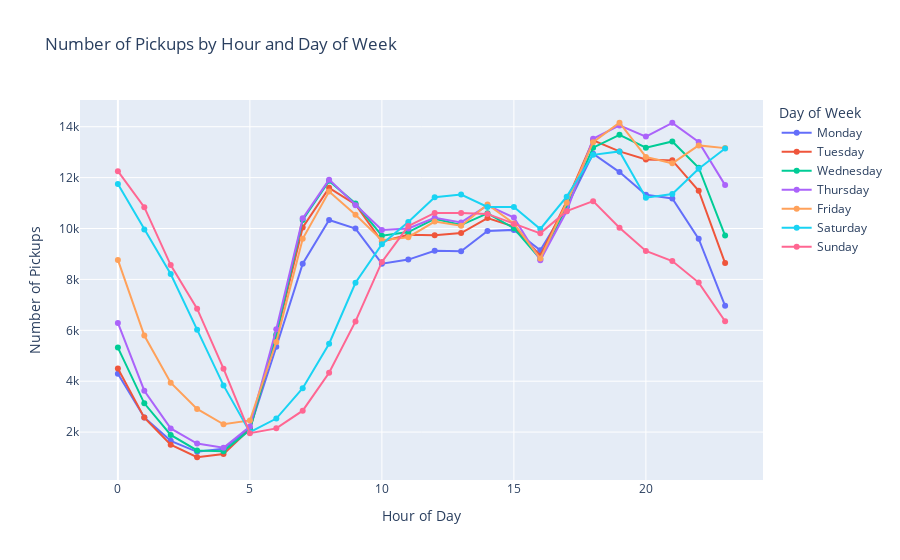

Write notebook code for a chart like this one.
### Code cell
pickup_counts = df_train.groupby(['weekday', 'hour']).size().reset_index(name='pickup_count')

# Преобразование дня недели в название дня для лучшей читаемости
pickup_counts['weekday'] = pickup_counts['weekday'].map({
    0: 'Monday', 1: 'Tuesday', 2: 'Wednesday', 3: 'Thursday', 
    4: 'Friday', 5: 'Saturday', 6: 'Sunday'
})

# Создание интерактивного графика с использованием Plotly
fig = px.line(pickup_counts, x='hour', y='pickup_count', color='weekday', markers=True,
              labels={'pickup_count': 'Number of Pickups', 'hour': 'Hour of Day'},
              title='Number of Pickups by Hour and Day of Week')

fig.update_layout(legend_title_text='Day of Week')
fig.show()

### Figure 1 — Plotly figure (JSON) as saved in the notebook; plotly's stock layout.template omitted (floating-point values rounded to 4 significant figures)
{"data": [{"hovertemplate": "weekday=Monday<br>Hour of Day=%{x}<br>Number of Pickups=%{y}<extra></extra>", "legendgroup": "Monday", "line": {"color": "#636efa", "dash": "solid"}, "marker": {"symbol": "circle"}, "mode": "lines+markers", "name": "Monday", "orientation": "v", "showlegend": true, "type": "scatter", "x": [0, 1, 2, 3, 4, 5, 6, 7, 8, 9, 10, 11, 12, 13, 14, 15, 16, 17, 18, 19, 20, 21, 22, 23], "xaxis": "x", "y": [4295, 2576, 1657, 1224, 1349, 2145, 5354, 8615, 10332, 9996, 8619, 8779, 9123, 9102, 9902, 9946, 9142, 10844, 12942, 12218, 11325, 11182, 9594, 6961], "yaxis": "y"}, {"hovertemplate": "weekday=Tuesday<br>Hour of Day=%{x}<br>Number of Pickups=%{y}<extra></extra>", "legendgroup": "Tuesday", "line": {"color": "#EF553B", "dash": "solid"}, "marker": {"symbol": "circle"}, "mode": "lines+markers", "name": "Tuesday", "orientation": "v", "showlegend": true, "type": "scatter", "x": [0, 1, 2, 3, 4, 5, 6, 7, 8, 9, 10, 11, 12, 13, 14, 15, 16, 17, 18, 19, 20, 21, 22, 23], "xaxis": "x", "y": [4498, 2569, 1503, 1011, 1139, 2123, 5776, 10044, 11597, 10944, 9486, 9750, 9731, 9819, 10410, 10078, 8928, 11071, 13465, 13030, 12713, 12678, 11483, 8643], "yaxis": "y"}, {"hovertemplate": "weekday=Wednesday<br>Hour of Day=%{x}<br>Number of Pickups=%{y}<extra></extra>", "legendgroup": "Wednesday", "line": {"color": "#00cc96", "dash": "solid"}, "marker": {"symbol": "circle"}, "mode": "lines+markers", "name": "Wednesday", "orientation": "v", "showlegend": true, "type": "scatter", "x": [0, 1, 2, 3, 4, 5, 6, 7, 8, 9, 10, 11, 12, 13, 14, 15, 16, 17, 18, 19, 20, 21, 22, 23], "xaxis": "x", "y": [5321, 3130, 1886, 1277, 1251, 2085, 5830, 10332, 11872, 10982, 9720, 9861, 10382, 10136, 10597, 10010, 8800, 10855, 13176, 13684, 13174, 13421, 12388, 9724], "yaxis": "y"}, {"hovertemplate": "weekday=Thursday<br>Hour of Day=%{x}<br>Number of Pickups=%{y}<extra></extra>", "legendgroup": "Thursday", "line": {"color": "#ab63fa", "dash": "solid"}, "marker": {"symbol": "circle"}, "mode": "lines+markers", "name": "Thursday", "orientation": "v", "showlegend": true, "type": "scatter", "x": [0, 1, 2, 3, 4, 5, 6, 7, 8, 9, 10, 11, 12, 13, 14, 15, 16, 17, 18, 19, 20, 21, 22, 23], "xaxis": "x", "y": [6288, 3625, 2144, 1550, 1385, 2218, 6043, 10400, 11920, 10911, 9939, 9999, 10422, 10240, 10908, 10428, 8752, 10676, 13525, 14051, 13612, 14152, 13397, 11705], "yaxis": "y"}, {"hovertemplate": "weekday=Friday<br>Hour of Day=%{x}<br>Number of Pickups=%{y}<extra></extra>", "legendgroup": "Friday", "line": {"color": "#FFA15A", "dash": "solid"}, "marker": {"symbol": "circle"}, "mode": "lines+markers", "name": "Friday", "orientation": "v", "showlegend": true, "type": "scatter", "x": [0, 1, 2, 3, 4, 5, 6, 7, 8, 9, 10, 11, 12, 13, 14, 15, 16, 17, 18, 19, 20, 21, 22, 23], "xaxis": "x", "y": [8765, 5794, 3943, 2909, 2307, 2457, 5540, 9593, 11456, 10539, 9537, 9659, 10272, 10110, 10944, 10198, 8817, 11017, 13393, 14156, 12813, 12562, 13266, 13159], "yaxis": "y"}, {"hovertemplate": "weekday=Saturday<br>Hour of Day=%{x}<br>Number of Pickups=%{y}<extra></extra>", "legendgroup": "Saturday", "line": {"color": "#19d3f3", "dash": "solid"}, "marker": {"symbol": "circle"}, "mode": "lines+markers", "name": "Saturday", "orientation": "v", "showlegend": true, "type": "scatter", "x": [0, 1, 2, 3, 4, 5, 6, 7, 8, 9, 10, 11, 12, 13, 14, 15, 16, 17, 18, 19, 20, 21, 22, 23], "xaxis": "x", "y": [11751, 9964, 8213, 6026, 3834, 1993, 2532, 3723, 5472, 7868, 9382, 10255, 11230, 11336, 10848, 10847, 9981, 11252, 12896, 13029, 11211, 11355, 12345, 13145], "yaxis": "y"}, {"hovertemplate": "weekday=Sunday<br>Hour of Day=%{x}<br>Number of Pickups=%{y}<extra></extra>", "legendgroup": "Sunday", "line": {"color": "#FF6692", "dash": "solid"}, "marker": {"symbol": "circle"}, "mode": "lines+markers", "name": "Sunday", "orientation": "v", "showlegend": true, "type": "scatter", "x": [0, 1, 2, 3, 4, 5, 6, 7, 8, 9, 10, 11, 12, 13, 14, 15, 16, 17, 18, 19, 20, 21, 22, 23], "xaxis": "x", "y": [12253, 10838, 8563, 6850, 4491, 1959, 2146, 2842, 4331, 6349, 8686, 10097, 10612, 10609, 10574, 10180, 9809, 10681, 11076, 10029, 9116, 8722, 7875, 6355], "yaxis": "y"}], "layout": {"legend": {"title": {"text": "Day of Week"}, "tracegroupgap": 0}, "title": {"text": "Number of Pickups by Hour and Day of Week"}, "xaxis": {"anchor": "y", "domain": [0, 1], "title": {"text": "Hour of Day"}}, "yaxis": {"anchor": "x", "domain": [0, 1], "title": {"text": "Number of Pickups"}}}}
